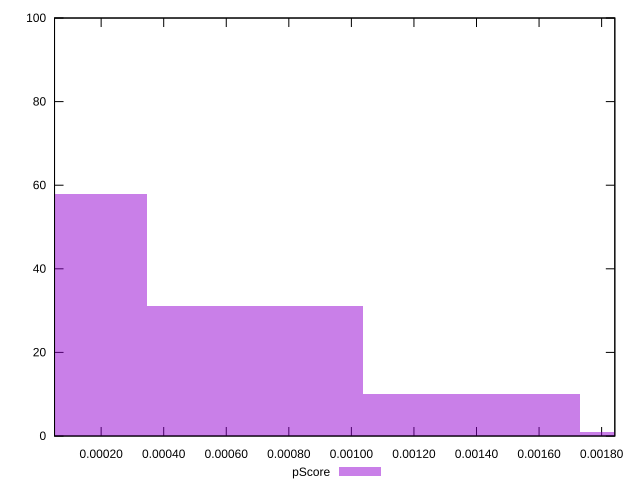

This chart was generated by the following gnuplot code:
reset

$pScore <<EOF
0 58
0.0006923687413070692 31
0.0013847374826141384 10
0.0020771062239212075 1
EOF

set key outside below
set boxwidth 0.0006923687413070692
set xrange [0.00005100122936602114:0.0018422031935864114]
set yrange [0:100]
set trange [0:100]
set style fill transparent solid 0.5 noborder
set terminal svg size 640, 490 enhanced background rgb 'white'
set output "reprap/largest-contentful-paint/samples/pages+cached+noexternal+nomedia/pScore/histogram.svg"

plot $pScore title "pScore" with boxes

reset
